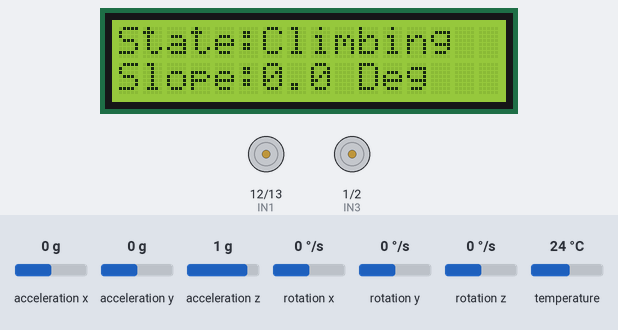
The sketch below on a simulated Arduino Uno, built with avr-gcc and run on an emulated ATmega328P. Shown: 16×2 character LCD, motor-driver pin pairs drawn as motors (green arrow = first pin HIGH = forward, orange = second pin HIGH = backward, longer = more drive, scaled by the enable pin). Inputs (shaded band) come from the test bench; at power-on: acceleration x 0 g, acceleration y 0 g, acceleration z 1 g, rotation x 0 °/s, rotation y 0 °/s, rotation z 0 °/s, temperature 24 °C.

Above: at 0.1 s.
At 0.6 s:
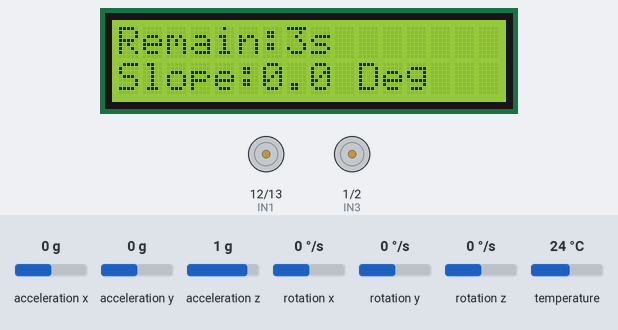
At 4.6 s:
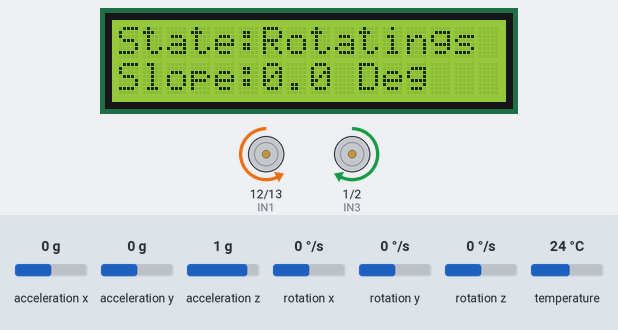
At 7.5 s:
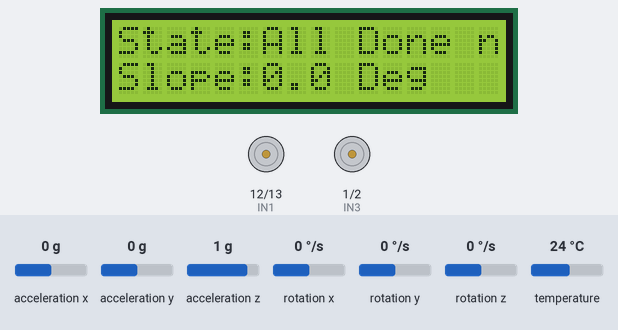
Timing chart, 0 to 9.0 s (numbered marks = the images above):
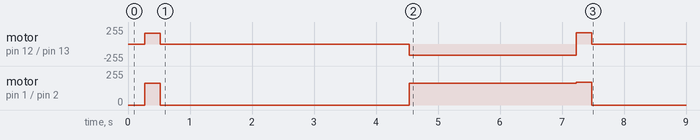

The sketch:

WEEK3TASK2CODE.ino
```cpp
#include <Wire.h>
#include <LiquidCrystal.h>
#include <Adafruit_MPU6050.h>
#include <Adafruit_Sensor.h>

const int ENA = 3;
const int ENB = 11;
const int IN1 = 12;
const int IN2 = 13;
const int IN3 = 1;
const int IN4 = 2;
const int MPU_INT_PIN = A2;


LiquidCrystal lcd(8, 9, 4, 5, 6, 7);
Adafruit_MPU6050 mpu;
sensors_event_t a, g, temp;


const int DRIVE_SPEED = 165;
const int ROTATE_SPEED = 150;
const int DOWN_SPEED = 170;
const float TOP_ANGLE_MIN = -10.0;
const float TOP_ANGLE_MAX = 10.0;
const unsigned long TOP_STABLE_DUR = 250;
const unsigned long STOP_DURATION = 4000;
const float ROTATE_ANGLE = 350.0;
const unsigned long ROTATE_MAX_TIME = 2700;
float currentSlope = 0.0;
float rotateTotal = 0.0;
unsigned long rotateStartTime = 0;


bool hasStartedDriving = true;
bool isStopped = false;
bool isSlopeFixed = false;
bool isCountingDown = false;
bool isRotating = false;
bool hasRotatedOnce = false;
bool isGoingDown = false;
float fixedSlopeVal = 0.0;
const unsigned long STABLE_DUR = 100;
const float SLOPE_FLUCT = 3.0;
unsigned long countDownStart = 0;

void setup() {

  pinMode(ENA, OUTPUT);pinMode(ENB, OUTPUT);
  pinMode(IN1, OUTPUT);pinMode(IN2, OUTPUT);
  pinMode(IN3, OUTPUT);pinMode(IN4, OUTPUT);
  lcd.begin(16, 2);
  lcd.print("State:Climbing");
  lcd.setCursor(0, 1);
  lcd.print("Slope:0.0 Deg");

  pinMode(MPU_INT_PIN, INPUT_PULLUP);
  if (!mpu.begin()) {
    lcd.clear();
    lcd.print("MPU Err! Check");
    while (1);
  }
  mpu.setAccelerometerRange(MPU6050_RANGE_8_G);
  mpu.setGyroRange(MPU6050_RANGE_500_DEG);
  mpu.setFilterBandwidth(MPU6050_BAND_21_HZ);
  delay(200);
  driveForward(DRIVE_SPEED);
}

void loop() {
  mpu.getEvent(&a, &g, &temp);
  calculateSlope();
  calculateRotateAngle();

  if (!isSlopeFixed) {
    static unsigned long stableStart = 0;
    static float slopeMin = 100.0, slopeMax = -100.0;

    if (currentSlope < slopeMin) slopeMin = currentSlope;
    if (currentSlope > slopeMax) slopeMax = currentSlope;

    if (stableStart == 0) stableStart = millis();

    if (millis() - stableStart >= STABLE_DUR) {
      if (slopeMax - slopeMin <= SLOPE_FLUCT) {
        isSlopeFixed = true;
        fixedSlopeVal = (slopeMin + slopeMax) / 2.0;
      } else {
        stableStart = 0;
        slopeMin = 100.0;
        slopeMax = -100.0;
      }
    }
  }

  if (hasStartedDriving && !isStopped && !isCountingDown && !isRotating && !isGoingDown) {
    driveForward(DRIVE_SPEED);

    static unsigned long topDetectTime = 0;
    if (currentSlope >= TOP_ANGLE_MIN && currentSlope <= TOP_ANGLE_MAX) {
      if (topDetectTime == 0) topDetectTime = millis();
      if (millis() - topDetectTime >= TOP_STABLE_DUR) {
        stopCar();
        isStopped = true;
        isCountingDown = true;
        countDownStart = millis();
        lcd.setCursor(0, 0);lcd.print("State:Stop 4s ");
      }
    } else {
      topDetectTime = 0;
    }
  }
  else if (isCountingDown) {
    unsigned long elapsed = millis() - countDownStart;
    unsigned long remaining = STOP_DURATION - elapsed;

    lcd.setCursor(0, 0);
    lcd.print("Remain:");
    lcd.print(remaining / 1000);
    lcd.print("s       ");

    if (elapsed >= STOP_DURATION) {
      isCountingDown = false;
      isRotating = true;
      rotateTotal = 0.0;
      rotateStartTime = millis();
      lcd.setCursor(0, 0);lcd.print("State:Rotating");
    }
  }
  else if (isRotating && !hasRotatedOnce) {
    rotate360();
    if (rotateTotal >= ROTATE_ANGLE || millis() - rotateStartTime >= ROTATE_MAX_TIME) {
      stopCar();
      isRotating = false;
      hasRotatedOnce = true;
      isGoingDown = true;
      lcd.setCursor(0, 0);lcd.print("State:Going Down");
    }
  }
  else if (isGoingDown) {
    driveForward(DOWN_SPEED);

    static unsigned long downStopTime = 0;
    if (currentSlope >= TOP_ANGLE_MIN && currentSlope <= TOP_ANGLE_MAX) {
      if (downStopTime == 0) downStopTime = millis();
      if (millis() - downStopTime >= TOP_STABLE_DUR) {
        stopCar();
        isGoingDown = false;
        lcd.setCursor(0, 0);lcd.print("State:All Done ");
      }
    } else {
      downStopTime = 0;
    }
  }

  lcd.setCursor(0, 1);
  lcd.print("Slope:");
  if (isSlopeFixed) {
    lcd.print(fixedSlopeVal, 1);
  } else {
    lcd.print(currentSlope, 1);
  }
  lcd.print(" Deg   ");
}

void calculateSlope() {
  float ax = a.acceleration.x;
  float az = a.acceleration.z;
  float rawSlope = atan2(ax, az) * (180.0 / PI);
  static float lastSlope = 0.0;
  currentSlope = (rawSlope * 0.2) + (lastSlope * 0.8);
  lastSlope = currentSlope;
}

void calculateRotateAngle() {
  float gyroZ = g.gyro.z;
  static unsigned long lastRotateTime = 0;
  unsigned long currentTime = millis();
  float dt = (currentTime - lastRotateTime) / 1000.0;

  if (isRotating && !hasRotatedOnce) {
    rotateTotal += gyroZ * dt;
    rotateTotal = max(rotateTotal, 0.0);
    if (rotateTotal > 360.0) rotateTotal = 360.0;
  }
  lastRotateTime = currentTime;
}
void driveForward(int speed) {
  digitalWrite(IN1, HIGH);digitalWrite(IN2, LOW);
  digitalWrite(IN3, HIGH);digitalWrite(IN4, LOW);
  analogWrite(ENA, speed);
  analogWrite(ENB, speed);
}

void rotate360() {
  digitalWrite(IN1, LOW);digitalWrite(IN2, HIGH);
  digitalWrite(IN3, HIGH);digitalWrite(IN4, LOW);
  analogWrite(ENA, ROTATE_SPEED);
  analogWrite(ENB, ROTATE_SPEED);
}


void stopCar() {
  analogWrite(ENA, 0);analogWrite(ENB, 0);
  digitalWrite(IN1, LOW);digitalWrite(IN2, LOW);
  digitalWrite(IN3, LOW);digitalWrite(IN4, LOW);
}
```

Measured:
- by itself, motor on pin 1 (IN3) / pin 2 (IN4): stopped → forward 165/255 at 0.27 s, → stopped 0.25 s later, → forward 165/255 4.0 s later, → forward 170/255 2.7 s later, … (5 changes in this stretch)
- by itself, motor on pin 12 (IN1) / pin 13 (IN2): stopped → forward 165/255 at 0.27 s, → stopped 0.25 s later, → backward 165/255 4.0 s later, → forward 170/255 2.7 s later, … (5 changes in this stretch)
- what the display in image 1 shows lasts 1.0 s, from 0.5 s to 1.5 s
- what the display in image 2 shows lasts 2.7 s, from 4.5 s to 7.2 s
